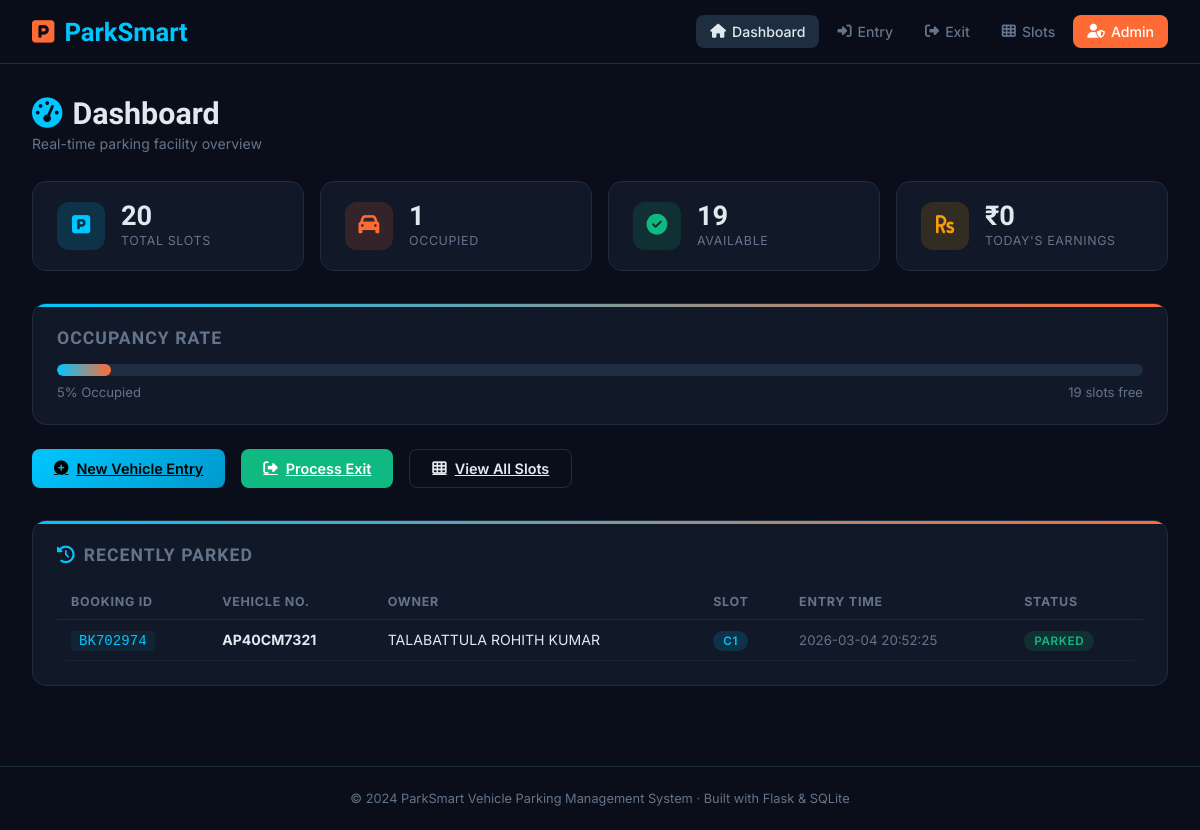
The page / on the database its author committed.
### tables this page shows
CREATE TABLE vehicles (
        id INTEGER PRIMARY KEY AUTOINCREMENT,
        vehicle_number TEXT NOT NULL,
        vehicle_type TEXT NOT NULL,
        owner_name TEXT NOT NULL,
        phone TEXT NOT NULL,
        slot_id INTEGER,
        entry_time TEXT,
        exit_time TEXT,
        amount_paid REAL DEFAULT 0,
        status TEXT DEFAULT 'parked',
        booking_id TEXT UNIQUE,
        FOREIGN KEY(slot_id) REFERENCES slots(id)
    );

CREATE TABLE slots (
        id INTEGER PRIMARY KEY AUTOINCREMENT,
        slot_number TEXT UNIQUE NOT NULL,
        slot_type TEXT NOT NULL DEFAULT 'regular',
        status TEXT NOT NULL DEFAULT 'available'
    );

### app.py (the view)
@app.route('/')
def index():
    conn = get_db()
    total = conn.execute("SELECT COUNT(*) FROM slots").fetchone()[0]
    occupied = conn.execute("SELECT COUNT(*) FROM slots WHERE status='occupied'").fetchone()[0]
    available = total - occupied
    today_earnings = conn.execute(
        "SELECT COALESCE(SUM(amount),0) FROM payments WHERE DATE(payment_time)=DATE('now')"
    ).fetchone()[0]
    recent = conn.execute(
        "SELECT v.*, s.slot_number FROM vehicles v JOIN slots s ON v.slot_id=s.id WHERE v.status='parked' ORDER BY v.entry_time DESC LIMIT 5"
    ).fetchall()
    conn.close()
    return render_template('index.html', total=total, occupied=occupied,
                           available=available, today_earnings=today_earnings, recent=recent)

### app.py (called while the page is built)
def get_db():
    conn = sqlite3.connect(DB_PATH)
    conn.row_factory = sqlite3.Row
    return conn

### templates/index.html (shortened to what this page needs)
{% extends 'base.html' %}
{% block content %}
<div class="page-header">
  <h1><i class="fas fa-tachometer-alt"></i> Dashboard</h1>
  <p>Real-time parking facility overview</p>
</div>
<div class="stat-grid">
  <div class="stat-card">
    <div class="stat-icon blue"><i class="fas fa-parking"></i></div>
    <div>
      <div class="stat-value">{{ total }}</div>
      <div class="stat-label">Total Slots</div>
    </div>
  </div>
  <div class="stat-card">
    <div class="stat-icon orange"><i class="fas fa-car"></i></div>
    <div>
      <div class="stat-value">{{ occupied }}</div>
      <div class="stat-label">Occupied</div>
    </div>
  </div>
  <div class="stat-card">
    <div class="stat-icon green"><i class="fas fa-check-circle"></i></div>
    <div>
      <div class="stat-value">{{ available }}</div>
      <div class="stat-label">Available</div>
    </div>
  </div>
  <div class="stat-card">
    <div class="stat-icon yellow"><i class="fas fa-rupee-sign"></i></div>
    <div>
      <div class="stat-value">₹{{ "%.0f"|format(today_earnings) }}</div>
      <div class="stat-label">Today's Earnings</div>
    </div>
  </div>
</div>
<div class="card" style="margin-bottom:1.5rem;">
  <h3 style="font-family:'Rajdhani',sans-serif;font-size:1.1rem;margin-bottom:1rem;color:var(--muted);text-transform:uppercase;letter-spacing:.06em;">Occupancy Rate</h3>
  {% set pct = ((occupied/total)*100)|int if total>0 else 0 %}
  <div style="background:var(--border);border-radius:20px;height:12px;overflow:hidden;">
    <div style="width:{{pct}}%;height:100%;background:linear-gradient(90deg,var(--primary),var(--accent));border-radius:20px;transition:width .5s;"></div>
  </div>
  <div style="display:flex;justify-content:space-between;margin-top:8px;font-size:0.82rem;color:var(--muted);">
    <span>{{ pct }}% Occupied</span>
    <span>{{ available }} slots free</span>
  </div>
</div>
<div style="display:flex;gap:1rem;margin-bottom:2rem;flex-wrap:wrap;">
  <a href="/entry" class="btn btn-primary"><i class="fas fa-plus-circle"></i> New Vehicle Entry</a>
  <a href="/exit"  class="btn btn-success"><i class="fas fa-sign-out-alt"></i> Process Exit</a>
  <a href="/slots" class="btn btn-outline"><i class="fas fa-th"></i> View All Slots</a>
</div>
<div class="card">
  <h3 style="font-family:'Rajdhani',sans-serif;font-size:1.1rem;margin-bottom:1.2rem;color:var(--muted);text-transform:uppercase;letter-spacing:.06em;"><i class="fas fa-history" style="color:var(--primary);margin-right:8px;"></i>Recently Parked</h3>
  {% if recent %}
  <div class="table-wrap">
    <table>
      <thead><tr><th>Booking ID</th><th>Vehicle No.</th><th>Owner</th><th>Slot</th><th>Entry Time</th><th>Status</th></tr></thead>
      <tbody>
        {% for v in recent %}
        <tr>
          <td><code style="color:var(--primary);background:rgba(0,198,255,0.07);padding:2px 8px;border-radius:4px;">{{ v.booking_id }}</code></td>
          <td><b>{{ v.vehicle_number }}</b></td>
          <td>{{ v.owner_name }}</td>
          <td><span class="badge badge-info">{{ v.slot_number }}</span></td>
          <td style="color:var(--muted);font-size:0.83rem;">{{ v.entry_time }}</td>
          <td><span class="badge badge-success">Parked</span></td>
        </tr>
        {% endfor %}
      </tbody>
    </table>
  </div>
  {% else %}
  <p style="color:var(--muted);text-align:center;padding:2rem;"><i class="fas fa-parking" style="font-size:2rem;display:block;margin-bottom:8px;"></i>No vehicles currently parked</p>
  {% endif %}
</div>
{% endblock %}

### templates/base.html (style rules this page uses)
:root { --primary: #00c6ff; --accent: #ff6b35; --dark: #0a0e1a; --card: #111827; --border: #1e2d40; --text: #e2e8f0; --muted: #64748b; --success: #10b981; --danger: #ef4444; --warning: #f59e0b; }
* { margin:0; padding:0; box-sizing:border-box; }
body { font-family:'Inter',sans-serif; background:var(--dark); color:var(--text); min-height:100vh; }
.card { background:var(--card); border:1px solid var(--border); border-radius:14px; padding:1.5rem; position:relative; overflow:hidden; }
.card::before { content:''; position:absolute; top:0; left:0; right:0; height:3px; background:linear-gradient(90deg,var(--primary),var(--accent)); }
.stat-grid { display:grid; grid-template-columns:repeat(auto-fit,minmax(200px,1fr)); gap:1rem; margin-bottom:2rem; }
.stat-card { background:var(--card); border:1px solid var(--border); border-radius:14px; padding:1.25rem 1.5rem; display:flex; align-items:center; gap:1rem; transition:transform .2s, box-shadow .2s; }
.stat-icon { width:48px; height:48px; border-radius:12px; display:flex; align-items:center; justify-content:center; font-size:1.3rem; flex-shrink:0; }
.stat-icon.blue { background:rgba(0,198,255,0.15); color:var(--primary); }
.stat-icon.orange { background:rgba(255,107,53,0.15); color:var(--accent); }
.stat-icon.green { background:rgba(16,185,129,0.15); color:var(--success); }
.stat-icon.yellow { background:rgba(245,158,11,0.15); color:var(--warning); }
.stat-value { font-size:1.7rem; font-weight:700; font-family:'Rajdhani',sans-serif; line-height:1; }
.stat-label { font-size:0.78rem; color:var(--muted); margin-top:3px; text-transform:uppercase; letter-spacing:.05em; }
.btn { padding:10px 22px; border-radius:8px; font-size:0.9rem; font-weight:600; cursor:pointer; border:none; transition:all .2s; display:inline-flex; align-items:center; gap:8px; font-family:'Inter',sans-serif; }
.btn-primary { background:linear-gradient(135deg,var(--primary),#0099cc); color:#000; }
.btn-success { background:var(--success); color:#fff; }
.btn-outline { background:transparent; border:1px solid var(--border); color:var(--text); }
.table-wrap { overflow-x:auto; border-radius:10px; }
table { width:100%; border-collapse:collapse; }
th { padding:10px 14px; text-align:left; font-size:0.78rem; text-transform:uppercase; letter-spacing:.06em; color:var(--muted); border-bottom:1px solid var(--border); }
td { padding:11px 14px; font-size:0.88rem; border-bottom:1px solid rgba(30,45,64,0.5); }
.badge { padding:3px 10px; border-radius:20px; font-size:0.73rem; font-weight:600; text-transform:uppercase; letter-spacing:.05em; }
.badge-success { background:rgba(16,185,129,0.15); color:var(--success); }
.badge-info { background:rgba(0,198,255,0.15); color:var(--primary); }
.page-header { margin-bottom:1.8rem; }
.page-header h1 { font-family:'Rajdhani',sans-serif; font-size:1.9rem; font-weight:700; display:flex; align-items:center; gap:10px; }
.page-header h1 i { color:var(--primary); }
.page-header p { color:var(--muted); font-size:0.88rem; margin-top:4px; }

### rows shown on the page
vehicles: booking_id "BK702974", vehicle_number "AP40CM7321", owner_name "TALABATTULA ROHITH KUMAR", slot_number "C1", entry_time "2026-03-04 20:52:25"

### other values the page prints
{{ total }} "20"
{{ occupied }} "1"
{{ available }} "19"
{{ "%.0f"|format(today_earnings) }} "0"
{{ pct }} "5"
